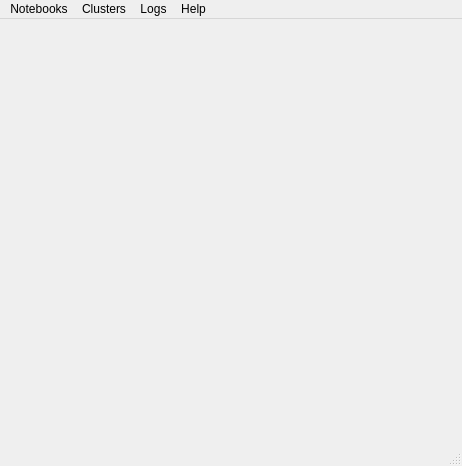
<?xml version="1.0" encoding="UTF-8"?>
<ui version="4.0">
 <class>MainWindow</class>
 <widget class="QMainWindow" name="MainWindow">
  <property name="geometry">
   <rect>
    <x>0</x>
    <y>0</y>
    <width>462</width>
    <height>466</height>
   </rect>
  </property>
  <property name="windowTitle">
   <string>Idact GUI</string>
  </property>
  <widget class="QWidget" name="centralwidget">
   <layout class="QGridLayout" name="gridLayout"/>
  </widget>
  <widget class="QMenuBar" name="menubar">
   <property name="geometry">
    <rect>
     <x>0</x>
     <y>0</y>
     <width>462</width>
     <height>21</height>
    </rect>
   </property>
   <widget class="QMenu" name="menu_notebooks">
    <property name="title">
     <string>Notebooks</string>
    </property>
    <addaction name="deploy_notebook_action"/>
    <addaction name="manage_jobs_action"/>
    <addaction name="running_notebooks_action"/>
   </widget>
   <widget class="QMenu" name="menu_clusters">
    <property name="title">
     <string>Clusters</string>
    </property>
    <addaction name="add_cluster_action"/>
    <addaction name="remove_cluster_action"/>
    <addaction name="edit_configuration_action"/>
   </widget>
   <widget class="QMenu" name="menu_help">
    <property name="title">
     <string>Help</string>
    </property>
    <addaction name="see_help_action"/>
    <addaction name="about_the_program_action"/>
   </widget>
   <widget class="QMenu" name="menu_logs">
    <property name="title">
     <string>Logs</string>
    </property>
    <addaction name="show_logs_action"/>
   </widget>
   <addaction name="menu_notebooks"/>
   <addaction name="menu_clusters"/>
   <addaction name="menu_logs"/>
   <addaction name="menu_help"/>
  </widget>
  <widget class="QStatusBar" name="statusbar"/>
  <action name="deploy_notebook_action">
   <property name="text">
    <string>Deploy notebook</string>
   </property>
  </action>
  <action name="manage_jobs_action">
   <property name="text">
    <string>Manage Jobs</string>
   </property>
  </action>
  <action name="add_cluster_action">
   <property name="checkable">
    <bool>false</bool>
   </property>
   <property name="text">
    <string>Add cluster</string>
   </property>
  </action>
  <action name="remove_cluster_action">
   <property name="enabled">
    <bool>true</bool>
   </property>
   <property name="text">
    <string>Remove cluster</string>
   </property>
   <property name="toolTip">
    <string>Remove cluster</string>
   </property>
  </action>
  <action name="edit_configuration_action">
   <property name="text">
    <string>Edit clusters configuration</string>
   </property>
  </action>
  <action name="see_help_action">
   <property name="text">
    <string>See help</string>
   </property>
  </action>
  <action name="about_the_program_action">
   <property name="text">
    <string>About the program</string>
   </property>
  </action>
  <action name="show_logs_action">
   <property name="text">
    <string>Show logs</string>
   </property>
  </action>
  <action name="running_notebooks_action">
   <property name="text">
    <string>Running Notebooks</string>
   </property>
  </action>
 </widget>
 <resources/>
 <connections/>
</ui>
